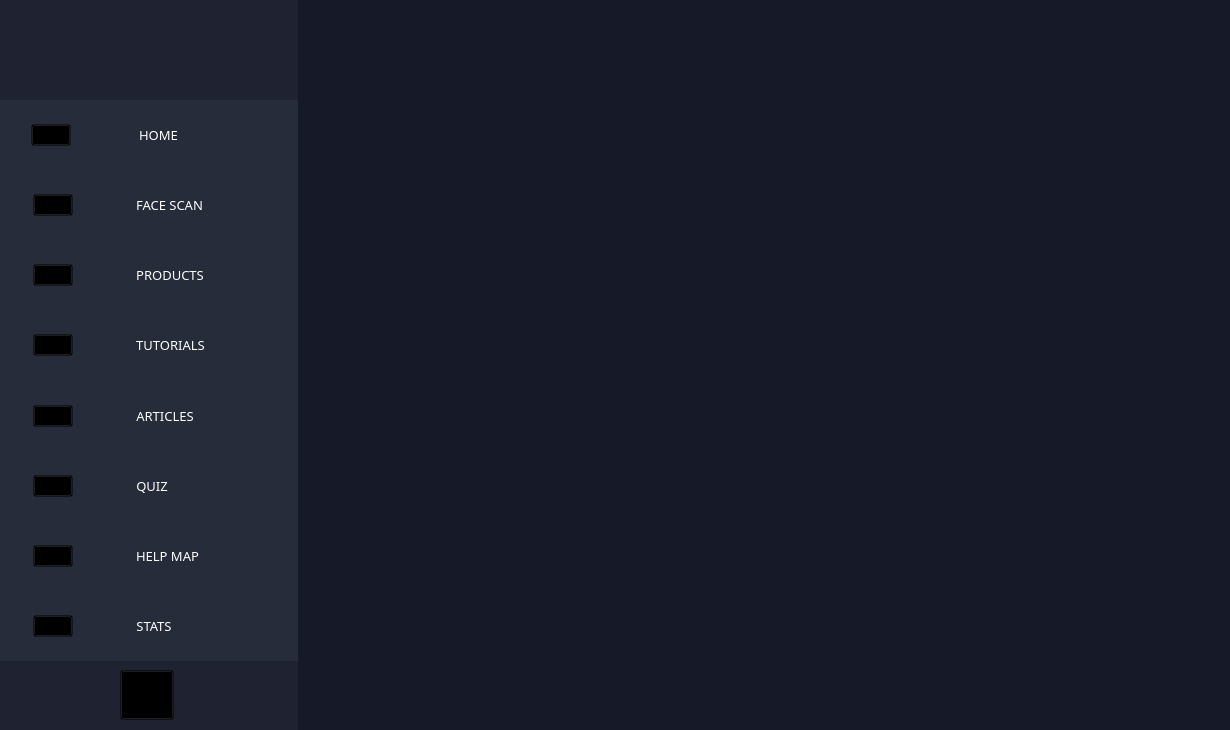
<?xml version="1.0" encoding="UTF-8"?>
<ui version="4.0">
 <class>mainWindow</class>
 <widget class="QMainWindow" name="mainWindow">
  <property name="geometry">
   <rect>
    <x>0</x>
    <y>0</y>
    <width>1230</width>
    <height>730</height>
   </rect>
  </property>
  <property name="sizePolicy">
   <sizepolicy hsizetype="Fixed" vsizetype="Fixed">
    <horstretch>0</horstretch>
    <verstretch>0</verstretch>
   </sizepolicy>
  </property>
  <property name="minimumSize">
   <size>
    <width>1230</width>
    <height>730</height>
   </size>
  </property>
  <property name="maximumSize">
   <size>
    <width>1230</width>
    <height>733</height>
   </size>
  </property>
  <property name="windowTitle">
   <string>Face AI</string>
  </property>
  <property name="autoFillBackground">
   <bool>false</bool>
  </property>
  <property name="tabShape">
   <enum>QTabWidget::Rounded</enum>
  </property>
  <widget class="QWidget" name="centralwidget">
   <property name="enabled">
    <bool>true</bool>
   </property>
   <property name="styleSheet">
    <string notr="true">background-color : rgb(22, 25, 39)
</string>
   </property>
   <widget class="QWidget" name="layoutWidget">
    <property name="geometry">
     <rect>
      <x>0</x>
      <y>0</y>
      <width>1231</width>
      <height>731</height>
     </rect>
    </property>
    <layout class="QHBoxLayout" name="horizontalLayout">
     <property name="spacing">
      <number>0</number>
     </property>
     <property name="leftMargin">
      <number>0</number>
     </property>
     <item>
      <widget class="QFrame" name="Sidebar">
       <property name="sizePolicy">
        <sizepolicy hsizetype="Preferred" vsizetype="Preferred">
         <horstretch>0</horstretch>
         <verstretch>0</verstretch>
        </sizepolicy>
       </property>
       <property name="maximumSize">
        <size>
         <width>298</width>
         <height>16777215</height>
        </size>
       </property>
       <property name="styleSheet">
        <string notr="true">background-color : rgba(101, 108, 131, 30)
</string>
       </property>
       <property name="frameShape">
        <enum>QFrame::Box</enum>
       </property>
       <property name="frameShadow">
        <enum>QFrame::Plain</enum>
       </property>
       <property name="lineWidth">
        <number>-13</number>
       </property>
       <property name="midLineWidth">
        <number>30</number>
       </property>
       <widget class="QWidget" name="verticalLayoutWidget_2">
        <property name="geometry">
         <rect>
          <x>-30</x>
          <y>100</y>
          <width>331</width>
          <height>561</height>
         </rect>
        </property>
        <layout class="QVBoxLayout" name="SidebarButtons">
         <property name="spacing">
          <number>0</number>
         </property>
         <item>
          <layout class="QHBoxLayout" name="HomeButton_35">
           <property name="spacing">
            <number>6</number>
           </property>
           <property name="sizeConstraint">
            <enum>QLayout::SetDefaultConstraint</enum>
           </property>
           <property name="leftMargin">
            <number>0</number>
           </property>
           <property name="topMargin">
            <number>0</number>
           </property>
           <item alignment="Qt::AlignHCenter|Qt::AlignVCenter">
            <widget class="QPushButton" name="HomeButton_36">
             <property name="cursor">
              <cursorShape>PointingHandCursor</cursorShape>
             </property>
             <property name="styleSheet">
              <string notr="true">background-color: rgba(0,0,0,0)</string>
             </property>
             <property name="text">
              <string/>
             </property>
             <property name="icon">
              <iconset resource="Laptop Icons/Assets.qrc">
               <normaloff>:/icons/home.png</normaloff>:/icons/home.png</iconset>
             </property>
             <property name="iconSize">
              <size>
               <width>42</width>
               <height>42</height>
              </size>
             </property>
            </widget>
           </item>
           <item alignment="Qt::AlignLeft|Qt::AlignVCenter">
            <widget class="QLabel" name="HomeLabel_18">
             <property name="font">
              <font>
               <family>Futurist Fixed-width</family>
               <pointsize>10</pointsize>
               <weight>50</weight>
               <bold>false</bold>
               <kerning>true</kerning>
              </font>
             </property>
             <property name="cursor">
              <cursorShape>ArrowCursor</cursorShape>
             </property>
             <property name="styleSheet">
              <string notr="true">background-color: rgba(0,0,0,0);
color: white;
</string>
             </property>
             <property name="text">
              <string>HOME</string>
             </property>
             <property name="scaledContents">
              <bool>false</bool>
             </property>
             <property name="alignment">
              <set>Qt::AlignCenter</set>
             </property>
             <property name="wordWrap">
              <bool>false</bool>
             </property>
             <property name="margin">
              <number>0</number>
             </property>
             <property name="indent">
              <number>0</number>
             </property>
            </widget>
           </item>
          </layout>
         </item>
         <item>
          <layout class="QHBoxLayout" name="FaceAIButton">
           <item alignment="Qt::AlignHCenter|Qt::AlignVCenter">
            <widget class="QPushButton" name="FaceAIButton_2">
             <property name="cursor">
              <cursorShape>PointingHandCursor</cursorShape>
             </property>
             <property name="styleSheet">
              <string notr="true">background-color: rgba(0,0,0,0)</string>
             </property>
             <property name="text">
              <string/>
             </property>
             <property name="icon">
              <iconset resource="Laptop Icons/Assets.qrc">
               <normaloff>:/icons/face.png</normaloff>:/icons/face.png</iconset>
             </property>
             <property name="iconSize">
              <size>
               <width>42</width>
               <height>42</height>
              </size>
             </property>
            </widget>
           </item>
           <item alignment="Qt::AlignLeft|Qt::AlignVCenter">
            <widget class="QLabel" name="FaceAILabel">
             <property name="font">
              <font>
               <family>Futurist Fixed-width</family>
               <pointsize>10</pointsize>
               <weight>50</weight>
               <bold>false</bold>
               <kerning>true</kerning>
              </font>
             </property>
             <property name="cursor">
              <cursorShape>ArrowCursor</cursorShape>
             </property>
             <property name="styleSheet">
              <string notr="true">background-color: rgba(0,0,0,0);
color: white;
</string>
             </property>
             <property name="text">
              <string>FACE SCAN</string>
             </property>
             <property name="scaledContents">
              <bool>false</bool>
             </property>
             <property name="alignment">
              <set>Qt::AlignCenter</set>
             </property>
             <property name="wordWrap">
              <bool>false</bool>
             </property>
             <property name="margin">
              <number>0</number>
             </property>
             <property name="indent">
              <number>0</number>
             </property>
            </widget>
           </item>
          </layout>
         </item>
         <item>
          <layout class="QHBoxLayout" name="ProductsButton">
           <item alignment="Qt::AlignHCenter|Qt::AlignVCenter">
            <widget class="QPushButton" name="ProductButton">
             <property name="cursor">
              <cursorShape>PointingHandCursor</cursorShape>
             </property>
             <property name="styleSheet">
              <string notr="true">background-color: rgba(0,0,0,0)</string>
             </property>
             <property name="text">
              <string/>
             </property>
             <property name="icon">
              <iconset resource="Laptop Icons/Assets.qrc">
               <normaloff>:/icons/spa.png</normaloff>:/icons/spa.png</iconset>
             </property>
             <property name="iconSize">
              <size>
               <width>42</width>
               <height>42</height>
              </size>
             </property>
            </widget>
           </item>
           <item alignment="Qt::AlignLeft|Qt::AlignVCenter">
            <widget class="QLabel" name="ProductLabel">
             <property name="font">
              <font>
               <family>Futurist Fixed-width</family>
               <pointsize>10</pointsize>
               <weight>50</weight>
               <bold>false</bold>
               <kerning>true</kerning>
              </font>
             </property>
             <property name="cursor">
              <cursorShape>ArrowCursor</cursorShape>
             </property>
             <property name="styleSheet">
              <string notr="true">background-color: rgba(0,0,0,0);
color: white;
</string>
             </property>
             <property name="text">
              <string>PRODUCTS</string>
             </property>
             <property name="scaledContents">
              <bool>false</bool>
             </property>
             <property name="alignment">
              <set>Qt::AlignCenter</set>
             </property>
             <property name="wordWrap">
              <bool>false</bool>
             </property>
             <property name="margin">
              <number>0</number>
             </property>
             <property name="indent">
              <number>0</number>
             </property>
            </widget>
           </item>
          </layout>
         </item>
         <item>
          <layout class="QHBoxLayout" name="TutorialsButton">
           <item alignment="Qt::AlignHCenter|Qt::AlignVCenter">
            <widget class="QPushButton" name="TutorialsButton_2">
             <property name="cursor">
              <cursorShape>PointingHandCursor</cursorShape>
             </property>
             <property name="styleSheet">
              <string notr="true">background-color: rgba(0,0,0,0)</string>
             </property>
             <property name="text">
              <string/>
             </property>
             <property name="icon">
              <iconset resource="Laptop Icons/Assets.qrc">
               <normaloff>:/icons/menu.png</normaloff>:/icons/menu.png</iconset>
             </property>
             <property name="iconSize">
              <size>
               <width>42</width>
               <height>42</height>
              </size>
             </property>
            </widget>
           </item>
           <item alignment="Qt::AlignLeft|Qt::AlignVCenter">
            <widget class="QLabel" name="TutorialsLabel">
             <property name="font">
              <font>
               <family>Futurist Fixed-width</family>
               <pointsize>10</pointsize>
               <weight>50</weight>
               <bold>false</bold>
               <kerning>true</kerning>
              </font>
             </property>
             <property name="cursor">
              <cursorShape>ArrowCursor</cursorShape>
             </property>
             <property name="styleSheet">
              <string notr="true">background-color: rgba(0,0,0,0);
color: white;
</string>
             </property>
             <property name="text">
              <string>TUTORIALS</string>
             </property>
             <property name="scaledContents">
              <bool>false</bool>
             </property>
             <property name="alignment">
              <set>Qt::AlignCenter</set>
             </property>
             <property name="wordWrap">
              <bool>false</bool>
             </property>
             <property name="margin">
              <number>0</number>
             </property>
             <property name="indent">
              <number>0</number>
             </property>
            </widget>
           </item>
          </layout>
         </item>
         <item>
          <layout class="QHBoxLayout" name="ArticlesButton">
           <item alignment="Qt::AlignHCenter|Qt::AlignVCenter">
            <widget class="QPushButton" name="ArticlesButton_2">
             <property name="cursor">
              <cursorShape>PointingHandCursor</cursorShape>
             </property>
             <property name="styleSheet">
              <string notr="true">background-color: rgba(0,0,0,0)</string>
             </property>
             <property name="text">
              <string/>
             </property>
             <property name="icon">
              <iconset resource="Laptop Icons/Assets.qrc">
               <normaloff>:/icons/web.png</normaloff>:/icons/web.png</iconset>
             </property>
             <property name="iconSize">
              <size>
               <width>42</width>
               <height>42</height>
              </size>
             </property>
            </widget>
           </item>
           <item alignment="Qt::AlignLeft|Qt::AlignVCenter">
            <widget class="QLabel" name="ArticlesLabel">
             <property name="font">
              <font>
               <family>Futurist Fixed-width</family>
               <pointsize>10</pointsize>
               <weight>50</weight>
               <bold>false</bold>
               <kerning>true</kerning>
              </font>
             </property>
             <property name="cursor">
              <cursorShape>ArrowCursor</cursorShape>
             </property>
             <property name="styleSheet">
              <string notr="true">background-color: rgba(0,0,0,0);
color: white;
</string>
             </property>
             <property name="text">
              <string>ARTICLES</string>
             </property>
             <property name="scaledContents">
              <bool>false</bool>
             </property>
             <property name="alignment">
              <set>Qt::AlignCenter</set>
             </property>
             <property name="wordWrap">
              <bool>false</bool>
             </property>
             <property name="margin">
              <number>0</number>
             </property>
             <property name="indent">
              <number>0</number>
             </property>
            </widget>
           </item>
          </layout>
         </item>
         <item>
          <layout class="QHBoxLayout" name="QuizButton">
           <item alignment="Qt::AlignHCenter|Qt::AlignVCenter">
            <widget class="QPushButton" name="QuizButton_2">
             <property name="cursor">
              <cursorShape>PointingHandCursor</cursorShape>
             </property>
             <property name="styleSheet">
              <string notr="true">background-color: rgba(0,0,0,0)</string>
             </property>
             <property name="text">
              <string/>
             </property>
             <property name="icon">
              <iconset resource="Laptop Icons/Assets.qrc">
               <normaloff>:/icons/edit.png</normaloff>:/icons/edit.png</iconset>
             </property>
             <property name="iconSize">
              <size>
               <width>42</width>
               <height>42</height>
              </size>
             </property>
            </widget>
           </item>
           <item alignment="Qt::AlignLeft|Qt::AlignVCenter">
            <widget class="QLabel" name="QuizLabel">
             <property name="font">
              <font>
               <family>Futurist Fixed-width</family>
               <pointsize>10</pointsize>
               <weight>50</weight>
               <bold>false</bold>
               <kerning>true</kerning>
              </font>
             </property>
             <property name="cursor">
              <cursorShape>ArrowCursor</cursorShape>
             </property>
             <property name="styleSheet">
              <string notr="true">background-color: rgba(0,0,0,0);
color: white;
</string>
             </property>
             <property name="text">
              <string>QUIZ</string>
             </property>
             <property name="scaledContents">
              <bool>false</bool>
             </property>
             <property name="alignment">
              <set>Qt::AlignCenter</set>
             </property>
             <property name="wordWrap">
              <bool>false</bool>
             </property>
             <property name="margin">
              <number>0</number>
             </property>
             <property name="indent">
              <number>0</number>
             </property>
            </widget>
           </item>
          </layout>
         </item>
         <item>
          <layout class="QHBoxLayout" name="MapButton">
           <item alignment="Qt::AlignHCenter|Qt::AlignVCenter">
            <widget class="QPushButton" name="MapButton_2">
             <property name="cursor">
              <cursorShape>PointingHandCursor</cursorShape>
             </property>
             <property name="styleSheet">
              <string notr="true">background-color: rgba(0,0,0,0)</string>
             </property>
             <property name="text">
              <string/>
             </property>
             <property name="icon">
              <iconset resource="Laptop Icons/Assets.qrc">
               <normaloff>:/icons/map.png</normaloff>:/icons/map.png</iconset>
             </property>
             <property name="iconSize">
              <size>
               <width>42</width>
               <height>42</height>
              </size>
             </property>
            </widget>
           </item>
           <item alignment="Qt::AlignLeft|Qt::AlignVCenter">
            <widget class="QLabel" name="MapLabel">
             <property name="font">
              <font>
               <family>Futurist Fixed-width</family>
               <pointsize>10</pointsize>
               <weight>50</weight>
               <bold>false</bold>
               <kerning>true</kerning>
              </font>
             </property>
             <property name="cursor">
              <cursorShape>ArrowCursor</cursorShape>
             </property>
             <property name="styleSheet">
              <string notr="true">background-color: rgba(0,0,0,0);
color: white;
</string>
             </property>
             <property name="text">
              <string>HELP MAP</string>
             </property>
             <property name="scaledContents">
              <bool>false</bool>
             </property>
             <property name="alignment">
              <set>Qt::AlignCenter</set>
             </property>
             <property name="wordWrap">
              <bool>false</bool>
             </property>
             <property name="margin">
              <number>0</number>
             </property>
             <property name="indent">
              <number>0</number>
             </property>
            </widget>
           </item>
          </layout>
         </item>
         <item>
          <layout class="QHBoxLayout" name="StatsButton">
           <item alignment="Qt::AlignHCenter|Qt::AlignVCenter">
            <widget class="QPushButton" name="StatsButton_2">
             <property name="cursor">
              <cursorShape>PointingHandCursor</cursorShape>
             </property>
             <property name="styleSheet">
              <string notr="true">background-color: rgba(0,0,0,0)</string>
             </property>
             <property name="text">
              <string/>
             </property>
             <property name="icon">
              <iconset resource="Laptop Icons/Assets.qrc">
               <normaloff>:/icons/stats.png</normaloff>:/icons/stats.png</iconset>
             </property>
             <property name="iconSize">
              <size>
               <width>42</width>
               <height>42</height>
              </size>
             </property>
            </widget>
           </item>
           <item alignment="Qt::AlignLeft|Qt::AlignVCenter">
            <widget class="QLabel" name="StatsLabel">
             <property name="font">
              <font>
               <family>Futurist Fixed-width</family>
               <pointsize>10</pointsize>
               <weight>50</weight>
               <bold>false</bold>
               <kerning>true</kerning>
              </font>
             </property>
             <property name="cursor">
              <cursorShape>ArrowCursor</cursorShape>
             </property>
             <property name="styleSheet">
              <string notr="true">background-color: rgba(0,0,0,0);
color: white;
</string>
             </property>
             <property name="text">
              <string>STATS</string>
             </property>
             <property name="scaledContents">
              <bool>false</bool>
             </property>
             <property name="alignment">
              <set>Qt::AlignCenter</set>
             </property>
             <property name="wordWrap">
              <bool>false</bool>
             </property>
             <property name="margin">
              <number>0</number>
             </property>
             <property name="indent">
              <number>0</number>
             </property>
            </widget>
           </item>
          </layout>
         </item>
        </layout>
       </widget>
       <widget class="QLabel" name="SidebarIcon">
        <property name="geometry">
         <rect>
          <x>37</x>
          <y>24</y>
          <width>221</width>
          <height>48</height>
         </rect>
        </property>
        <property name="sizePolicy">
         <sizepolicy hsizetype="Preferred" vsizetype="Preferred">
          <horstretch>0</horstretch>
          <verstretch>0</verstretch>
         </sizepolicy>
        </property>
        <property name="maximumSize">
         <size>
          <width>400</width>
          <height>88</height>
         </size>
        </property>
        <property name="autoFillBackground">
         <bool>false</bool>
        </property>
        <property name="styleSheet">
         <string notr="true">background-color: rgba(0,0,0,0)</string>
        </property>
        <property name="frameShadow">
         <enum>QFrame::Plain</enum>
        </property>
        <property name="lineWidth">
         <number>0</number>
        </property>
        <property name="text">
         <string/>
        </property>
        <property name="pixmap">
         <pixmap resource="Laptop Icons/Assets.qrc">:/images/logo.png</pixmap>
        </property>
        <property name="scaledContents">
         <bool>true</bool>
        </property>
        <property name="alignment">
         <set>Qt::AlignBottom|Qt::AlignLeading|Qt::AlignLeft</set>
        </property>
        <property name="wordWrap">
         <bool>false</bool>
        </property>
        <property name="margin">
         <number>0</number>
        </property>
        <property name="indent">
         <number>0</number>
        </property>
       </widget>
       <widget class="QPushButton" name="BackButton">
        <property name="geometry">
         <rect>
          <x>120</x>
          <y>670</y>
          <width>54</width>
          <height>50</height>
         </rect>
        </property>
        <property name="cursor">
         <cursorShape>PointingHandCursor</cursorShape>
        </property>
        <property name="styleSheet">
         <string notr="true">background-color: rgba(0,0,0,0)</string>
        </property>
        <property name="text">
         <string/>
        </property>
        <property name="icon">
         <iconset resource="Laptop Icons/Assets.qrc">
          <normaloff>:/icons/exit.png</normaloff>:/icons/exit.png</iconset>
        </property>
        <property name="iconSize">
         <size>
          <width>42</width>
          <height>42</height>
         </size>
        </property>
       </widget>
      </widget>
     </item>
     <item>
      <widget class="QFrame" name="FirstScreen">
       <property name="enabled">
        <bool>true</bool>
       </property>
       <property name="styleSheet">
        <string notr="true"/>
       </property>
       <property name="frameShape">
        <enum>QFrame::NoFrame</enum>
       </property>
       <property name="frameShadow">
        <enum>QFrame::Raised</enum>
       </property>
       <property name="lineWidth">
        <number>0</number>
       </property>
       <widget class="QWidget" name="verticalLayoutWidget">
        <property name="geometry">
         <rect>
          <x>0</x>
          <y>50</y>
          <width>931</width>
          <height>541</height>
         </rect>
        </property>
        <layout class="QVBoxLayout" name="HomeLayout">
         <property name="spacing">
          <number>0</number>
         </property>
         <property name="topMargin">
          <number>59</number>
         </property>
         <item alignment="Qt::AlignHCenter|Qt::AlignVCenter">
          <widget class="QLabel" name="ImageLogo">
           <property name="maximumSize">
            <size>
             <width>243</width>
             <height>350</height>
            </size>
           </property>
           <property name="text">
            <string/>
           </property>
           <property name="pixmap">
            <pixmap resource="Laptop Icons/Assets.qrc">:/images/faceUUI.png</pixmap>
           </property>
           <property name="scaledContents">
            <bool>true</bool>
           </property>
           <property name="margin">
            <number>0</number>
           </property>
           <property name="indent">
            <number>0</number>
           </property>
          </widget>
         </item>
         <item alignment="Qt::AlignHCenter|Qt::AlignVCenter">
          <widget class="QLabel" name="TextLogo">
           <property name="sizePolicy">
            <sizepolicy hsizetype="Preferred" vsizetype="Preferred">
             <horstretch>0</horstretch>
             <verstretch>0</verstretch>
            </sizepolicy>
           </property>
           <property name="maximumSize">
            <size>
             <width>400</width>
             <height>88</height>
            </size>
           </property>
           <property name="autoFillBackground">
            <bool>false</bool>
           </property>
           <property name="text">
            <string/>
           </property>
           <property name="pixmap">
            <pixmap resource="Laptop Icons/Assets.qrc">:/images/logo.png</pixmap>
           </property>
           <property name="scaledContents">
            <bool>true</bool>
           </property>
           <property name="alignment">
            <set>Qt::AlignBottom|Qt::AlignLeading|Qt::AlignLeft</set>
           </property>
           <property name="wordWrap">
            <bool>false</bool>
           </property>
           <property name="margin">
            <number>0</number>
           </property>
           <property name="indent">
            <number>0</number>
           </property>
          </widget>
         </item>
        </layout>
       </widget>
      </widget>
     </item>
    </layout>
   </widget>
  </widget>
 </widget>
 <resources>
  <include location="Laptop Icons/Assets.qrc"/>
 </resources>
 <connections/>
</ui>
